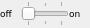
<?xml version="1.0" encoding="UTF-8"?>
<ui version="4.0">
 <class>ControlBarDockedWidgets</class>
 <widget class="QWidget" name="ControlBarDockedWidgets">
  <property name="geometry">
   <rect>
    <x>0</x>
    <y>0</y>
    <width>90</width>
    <height>28</height>
   </rect>
  </property>
  <property name="windowTitle">
   <string>Form</string>
  </property>
  <layout class="QHBoxLayout" name="horizontalLayout">
   <property name="spacing">
    <number>0</number>
   </property>
   <property name="leftMargin">
    <number>0</number>
   </property>
   <property name="topMargin">
    <number>0</number>
   </property>
   <property name="rightMargin">
    <number>0</number>
   </property>
   <property name="bottomMargin">
    <number>0</number>
   </property>
   <item>
    <layout class="QHBoxLayout" name="horizontalLayout_2">
     <property name="spacing">
      <number>0</number>
     </property>
     <property name="rightMargin">
      <number>0</number>
     </property>
     <item>
      <widget class="QLabel" name="label_6">
       <property name="maximumSize">
        <size>
         <width>24</width>
         <height>16777215</height>
        </size>
       </property>
       <property name="font">
        <font>
         <family>Verdana</family>
         <pointsize>7</pointsize>
        </font>
       </property>
       <property name="text">
        <string>off</string>
       </property>
      </widget>
     </item>
     <item>
      <widget class="QSlider" name="slider">
       <property name="minimumSize">
        <size>
         <width>48</width>
         <height>0</height>
        </size>
       </property>
       <property name="maximumSize">
        <size>
         <width>48</width>
         <height>16777215</height>
        </size>
       </property>
       <property name="toolTip">
        <string>&lt;html&gt;&lt;head/&gt;&lt;body&gt;&lt;p&gt;&lt;span style=&quot; font-weight:600;&quot;&gt;Left&lt;/span&gt;   = data not received, no widget visible&lt;/p&gt;&lt;p&gt;&lt;span style=&quot; font-weight:600;&quot;&gt;Mid&lt;/span&gt;    = data received, but no widget visible&lt;/p&gt;&lt;p&gt;&lt;span style=&quot; font-weight:600;&quot;&gt;Right&lt;/span&gt; = data received, widget visible according to saved config&lt;/p&gt;&lt;/body&gt;&lt;/html&gt;</string>
       </property>
       <property name="maximum">
        <number>2</number>
       </property>
       <property name="pageStep">
        <number>1</number>
       </property>
       <property name="orientation">
        <enum>Qt::Horizontal</enum>
       </property>
       <property name="tickPosition">
        <enum>QSlider::TicksBothSides</enum>
       </property>
       <property name="tickInterval">
        <number>0</number>
       </property>
      </widget>
     </item>
     <item>
      <widget class="QLabel" name="label_7">
       <property name="maximumSize">
        <size>
         <width>24</width>
         <height>16777215</height>
        </size>
       </property>
       <property name="font">
        <font>
         <family>Verdana</family>
         <pointsize>7</pointsize>
        </font>
       </property>
       <property name="text">
        <string>on</string>
       </property>
      </widget>
     </item>
    </layout>
   </item>
  </layout>
 </widget>
 <resources/>
 <connections/>
</ui>
